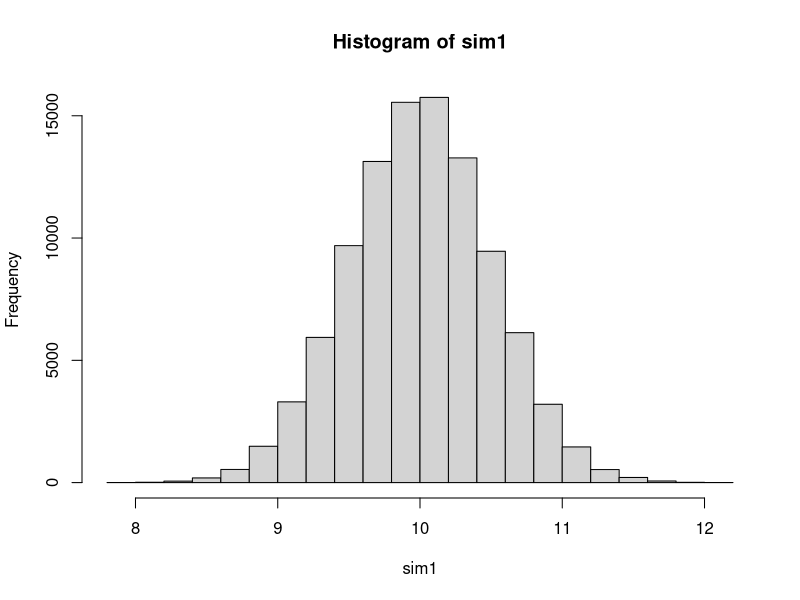

Generate this figure with R:
# Define parameters:
# variance / standard deviation
# mean

## Use the function to simulate the data.
sim1 <- rnorm(n = 100000, mean = 10, sd = 0.5)

## Make some plots.
hist( sim1 )

## Estimate the mean:
mean( sim1 )
## Estimate the standard deviation:
sd( sim1 )

## Problem: Reduce sample size and show how the parameters change. Do cool plots.
## You are free to choose which plots you want to make. Take into account the true value of the parameters when working with this data set.

#completed